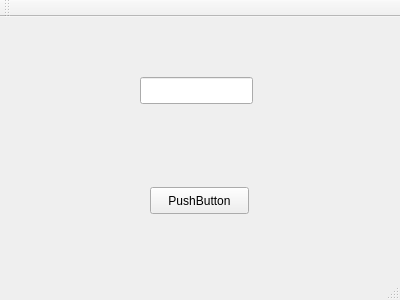
<?xml version="1.0" encoding="UTF-8"?>
<ui version="4.0">
 <class>MainWindow</class>
 <widget class="QMainWindow" name="MainWindow">
  <property name="geometry">
   <rect>
    <x>0</x>
    <y>0</y>
    <width>400</width>
    <height>300</height>
   </rect>
  </property>
  <property name="windowTitle">
   <string>MainWindow</string>
  </property>
  <widget class="QWidget" name="centralWidget">
   <widget class="QPushButton" name="pushButton">
    <property name="geometry">
     <rect>
      <x>150</x>
      <y>170</y>
      <width>99</width>
      <height>27</height>
     </rect>
    </property>
    <property name="text">
     <string>PushButton</string>
    </property>
   </widget>
   <widget class="QLineEdit" name="lineEdit">
    <property name="geometry">
     <rect>
      <x>140</x>
      <y>60</y>
      <width>113</width>
      <height>27</height>
     </rect>
    </property>
   </widget>
  </widget>
  <widget class="QMenuBar" name="menuBar">
   <property name="geometry">
    <rect>
     <x>0</x>
     <y>0</y>
     <width>400</width>
     <height>25</height>
    </rect>
   </property>
  </widget>
  <widget class="QToolBar" name="mainToolBar">
   <attribute name="toolBarArea">
    <enum>TopToolBarArea</enum>
   </attribute>
   <attribute name="toolBarBreak">
    <bool>false</bool>
   </attribute>
  </widget>
  <widget class="QStatusBar" name="statusBar"/>
 </widget>
 <layoutdefault spacing="6" margin="11"/>
 <resources/>
 <connections/>
</ui>
